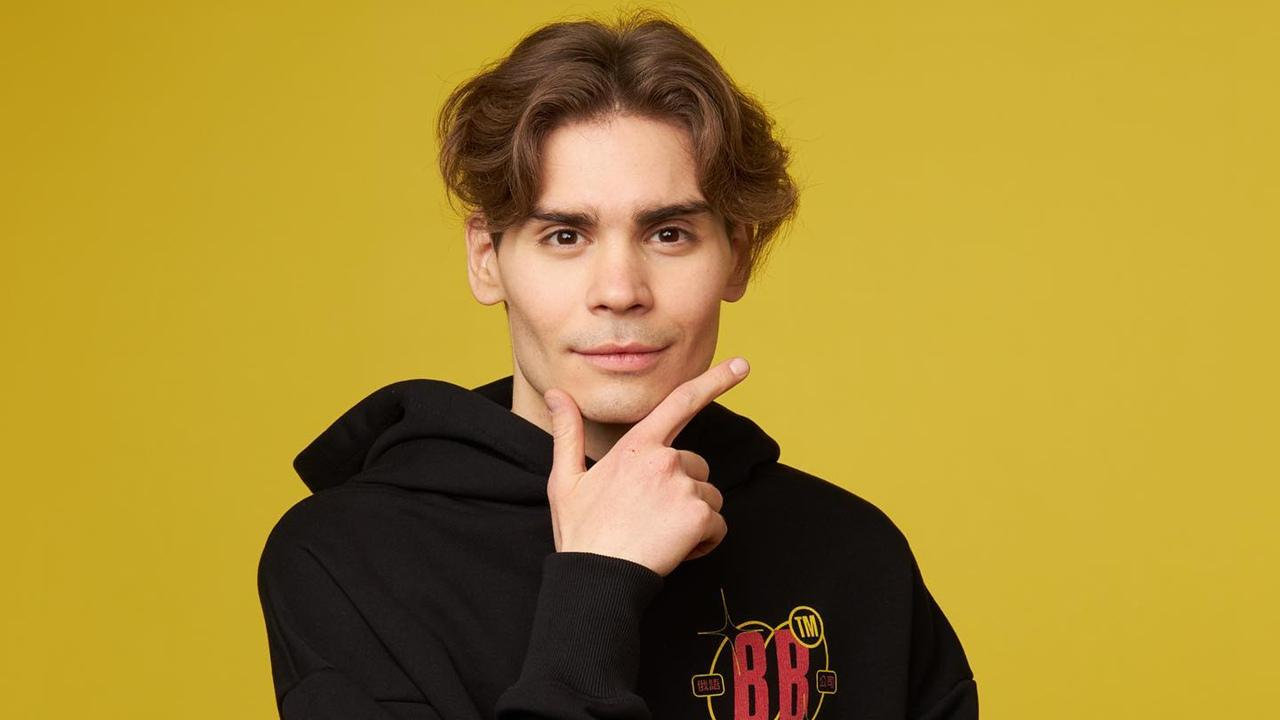
#> input picture Sasha_V/lab_1/nix.jpg, 1280 x 720 px
$ python main.py
#> lines starting #> are read from the running program, lines starting #| are printed output that depends on the picture
import cv2 as cv

def print_cam():
    cap=cv.VideoCapture(0)
    cap.set(3,640)
    cap.set(4,480)
    while True:
        ret,frame = cap.read()
        gray = cv.cvtColor(frame,cv.COLOR_BGR2GRAY)
        cv.imshow('frame',gray)
        if cv.waitKey(1) & 0xFF ==27:
            break
    cap.release()
    cv.destroyAllWindows()
def readIPWriteTOFile():
    video = cv.VideoCapture(0)
    ok, img = video.read()
    w = int(video.get(cv.CAP_PROP_FRAME_WIDTH))
    h = int(video.get(cv.CAP_PROP_FRAME_HEIGHT))
    fourcc = cv.VideoWriter_fourcc(*'XVID')
    video_writer = cv.VideoWriter("output.mp4",fourcc,25,(w,h))
    while (True):
        ok, img = video.read()
        cv.imshow('img',img)
        video_writer.write(img)
        if cv.waitKey(1) & 0xFF == 27:
            break
    video.release()
    cv.destroyAllWindows()

def print_HSV():
    cap=cv.VideoCapture(0)
    while True:
        ret, frame= cap.read()
        hsv=cv.cvtColor(frame,cv.COLOR_BGR2HSV)
        cv.namedWindow('hsv',cv.WINDOW_NORMAL)
        cv.imshow('hsv',hsv)
        if cv.waitKey(1) & 0xFF == 27:
            break
    cap.release()
    cv.destroyAllWindows()

def HSV_explaine():
    frame = cv.imread("nix.jpg")
#> frame is the input picture: shape (720, 1280, 3); mean B, G, R 49.1, 138.2, 166.6
    if frame is None:
        print("Error")
    else:
        hsv = cv.cvtColor(frame, cv.COLOR_BGR2HSV)
#> hsv: shape (720, 1280, 3); mean H, S, V 21.2, 166.7, 166.6

    h,s,v = cv.split(hsv)
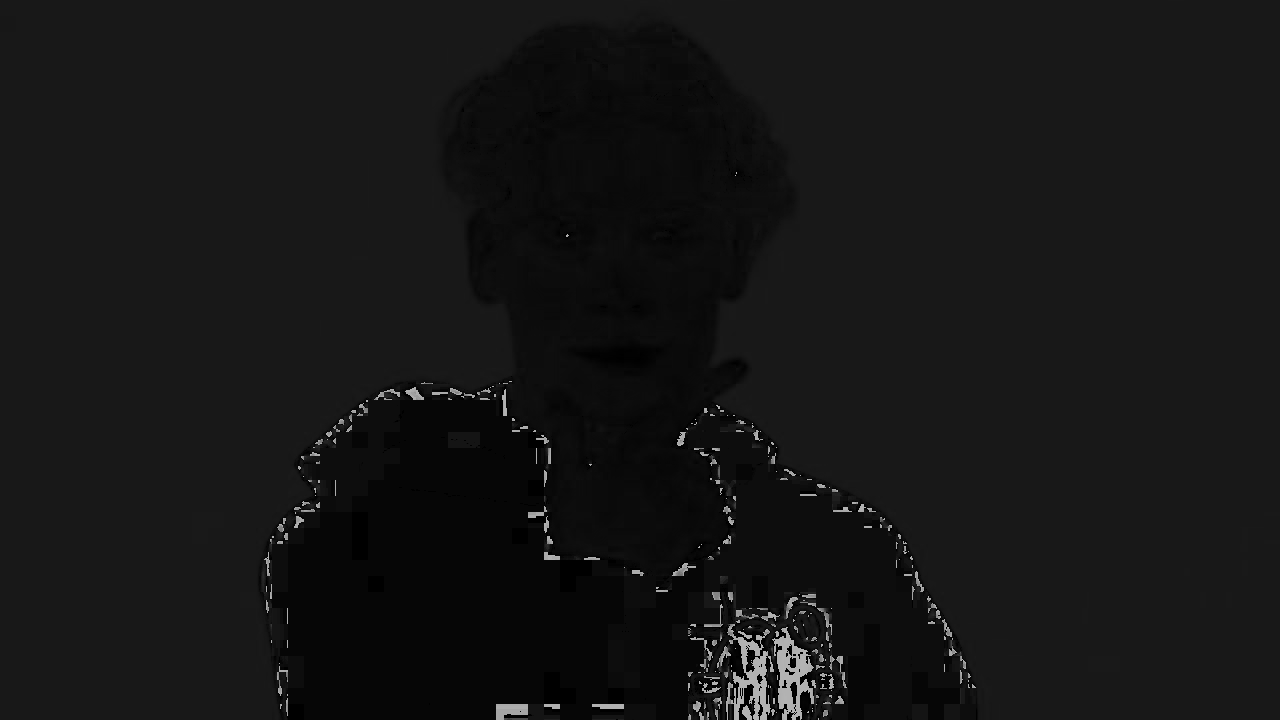
#> h: shape (720, 1280); min 0, max 179, mean 21.2
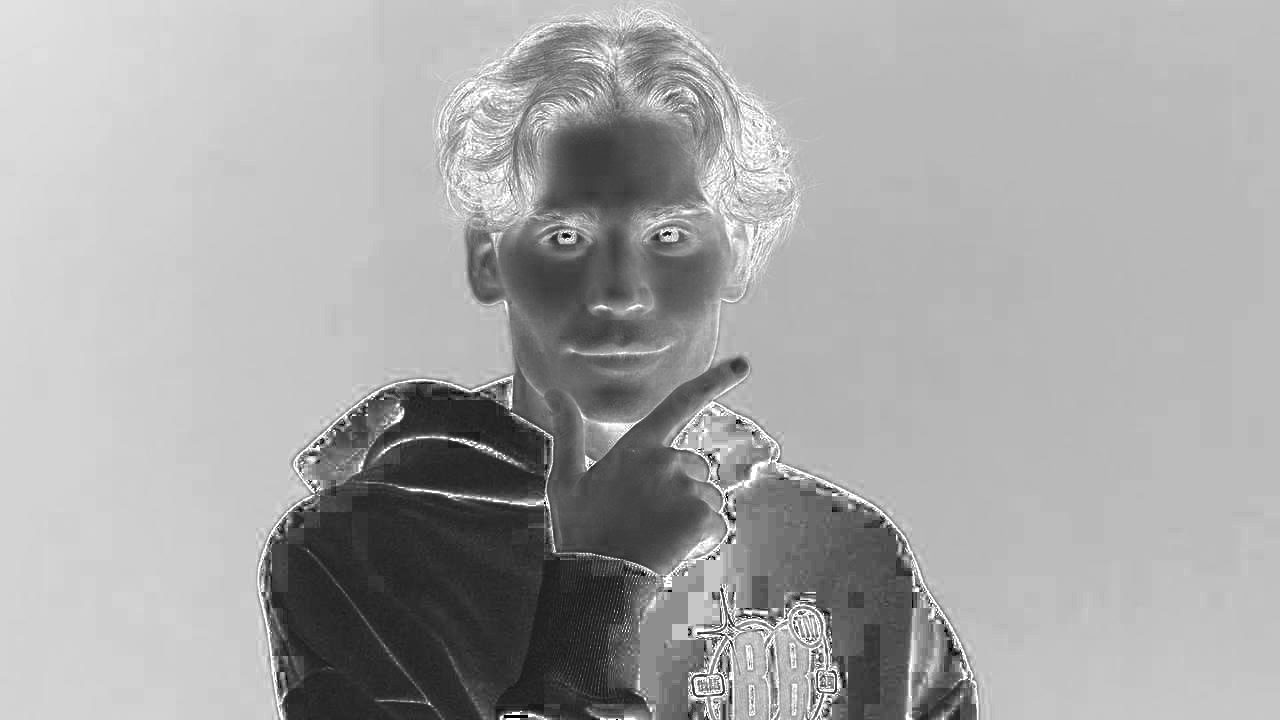
#> s: shape (720, 1280); min 0, max 255, mean 166.7
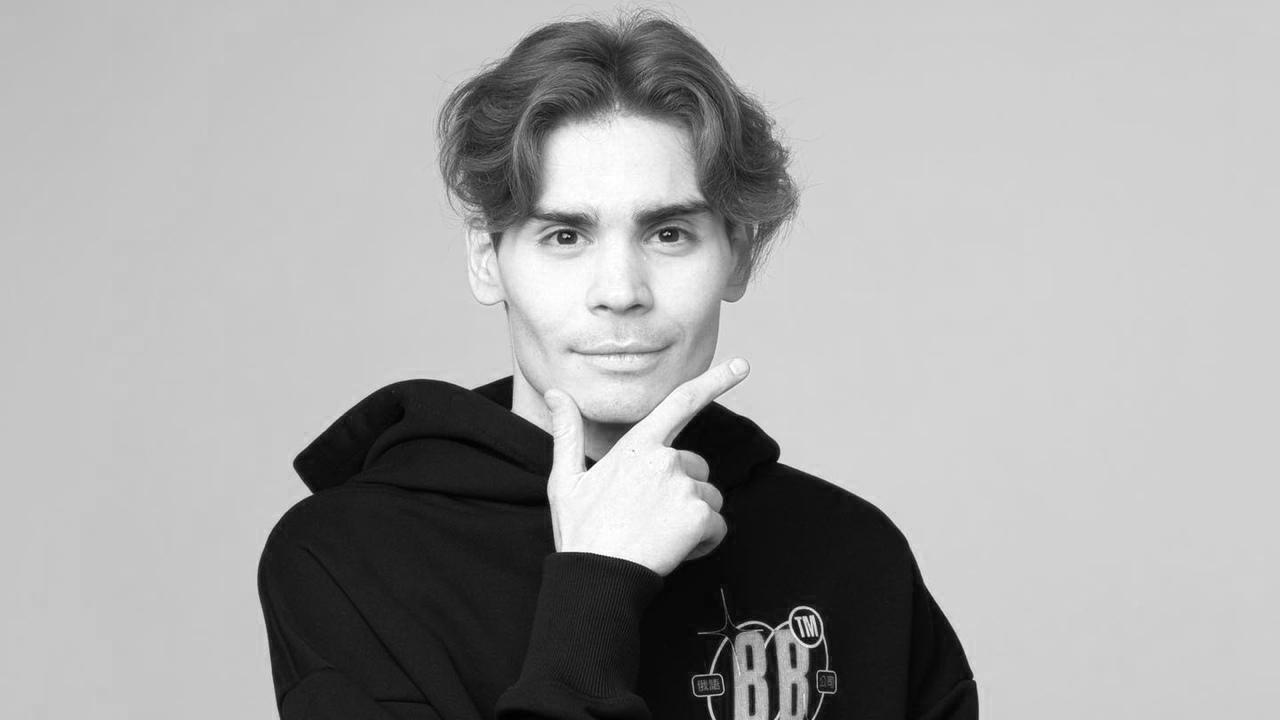
#> v: shape (720, 1280); min 0, max 255, mean 166.6
    cv.namedWindow('Hue', cv.WINDOW_NORMAL)
    cv.namedWindow('Saturation', cv.WINDOW_NORMAL)
    cv.namedWindow('Value', cv.WINDOW_NORMAL)
    cv.namedWindow('hsv', cv.WINDOW_NORMAL)
    cv.imshow('hsv',hsv)
    cv.imshow('Hue', h)
    cv.imshow('Saturation', s)
    cv.imshow('Value', v)
    cv.waitKey(0)

HSV_explaine()
